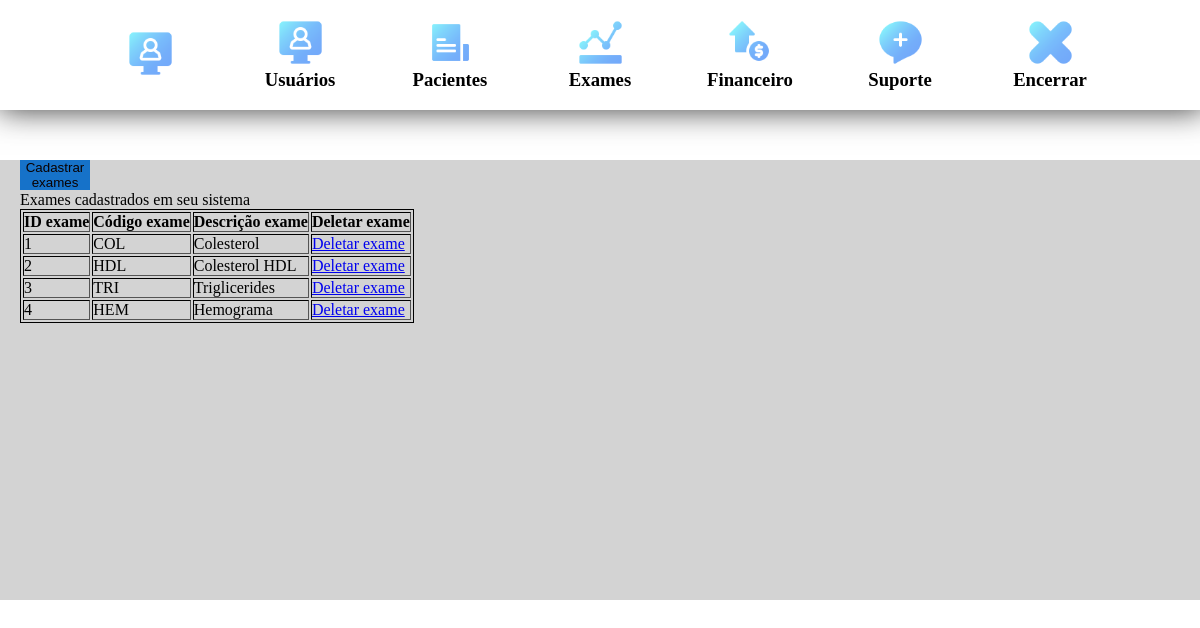
The app's page /views/listagem_exames.php (signed in), older data.
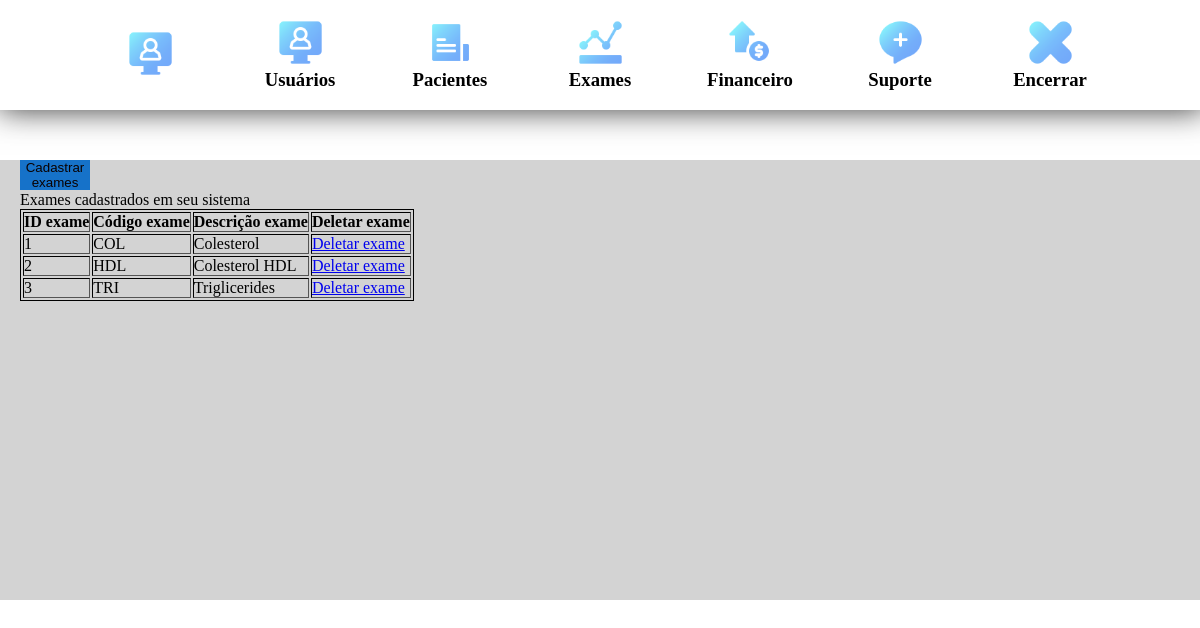
The same page, newer data.
### tables this page shows
CREATE TABLE `exames` (
  `exameid` int(11) NOT NULL,
  `codigo` varchar(3) NOT NULL,
  `descricao` longtext NOT NULL
);

### views/listagem_exames.php (the view, shortened to what this page needs)
<?php
include('../Control/SelectFrom.php');
?>
<!DOCTYPE html>
<html lang="en">
<head>
</head>
<link rel="stylesheet" href="../css/index.css">
<link rel="stylesheet" href="../css/modal.css">
<link rel="stylesheet" href="../css/button.css">
<body>
    <div class="body-header">
        <div class="seletc_g">
            <div class="select_header">
                <div>
                    <a href="index.php"><img class="icon_select" src="../icons/monitor (2).png"></a>
                </div>
            </div>
            <div class="select_header">
                <div>
                    <a href="listagem_usuarios.php"><img  class="icon_select" src="../icons/monitor (2).png"></a>
                </div>
                <div>
                    <h3>
                        Usuários
                    </h3>
                </div>
            </div>
            <div class="select_header">
                <div>
                    <a href="../views/listagem_pacientes.php"><img class="icon_select" src="../icons/arquivo (1).png"></a>
                </div>
                <div>
                    <h3>
                        Pacientes
                    </h3>
                </div>
            </div>
            <div class="select_header">
                <div>
                    <a href=""><img class="icon_select" src="../icons/grafico.png"></a>
                </div>
                <div>
                    <h3>
                        Exames
                    </h3>
                </div>
            </div>
            <div class="select_header">
                <div>
                    <img class="icon_select" src="../icons/moeda-de-dolar.png">
                </div>
                <div>
                    <h3>
                        Financeiro
                    </h3>
                </div>
            </div>
            <div class="select_header">
                <div>
                    <img class="icon_select" src="../icons/bate-papo.png">
                </div>
                <div>
                    <h3>
                        Suporte
                    </h3>
                </div>
            </div>
            <div class="select_header">
                <div>
                    <a href="../Control/logout.php"><img class="icon_select" src="../icons/fracassado.png"></a>
                </div>
                <div>
                    <h3>
                        Encerrar
                    </h3>
                </div>
            </div>
        </div>
    </div>
    <div class="Bottom_header">
    </div>
    <div class="container_body">
        <div class="container_son">
            <div>
                <button class="btn_style" onclick="abrir_modal()">Cadastrar exames</button>
            </div>
            <p>Exames cadastrados em seu sistema</p>
            <table border="1px">
                <thead>
                    <th>ID exame</th>
                    <th>Código exame</th>
                    <th>Descrição exame</th>
                    <th>Deletar exame</th>
                </thead>
                <tbody>
                <?php
                $sql_exames  = "SELECT * FROM exames";
                $query_exames = $mysqli->query($sql_exames) or die($mysqli->error);
                $num_exames = $query_exames->num_rows;
                    if($num_exames == 0) {
                    ?>
                    <tr>
                        <td colspan="3">Nenhum exame foi encontrado!</td>
                    </tr>
                    <?php }
                        else{
                            while($exames = $query_exames->fetch_assoc()){?>
                        <tr>
                            <td><?php echo $exames['exameid']?>     </td>
                            <td><?php echo $exames['codigo']?>   </td>
                            <td><?php echo $exames['descricao']?>  </td>
                            <td><a href="../Control/deletar_exame.php?id=<?php echo $exames['exameid'] ?>">Deletar exame</a></td>
                        </tr>
                    <?php     }
                        } ?>
                </tbody>
            </table><br>
        </div>
    </div>
</body>
</html>

Row changes from the older to the newer data that the page shows:
removed exames: exameid "4", codigo "HEM", descricao "Hemograma"
